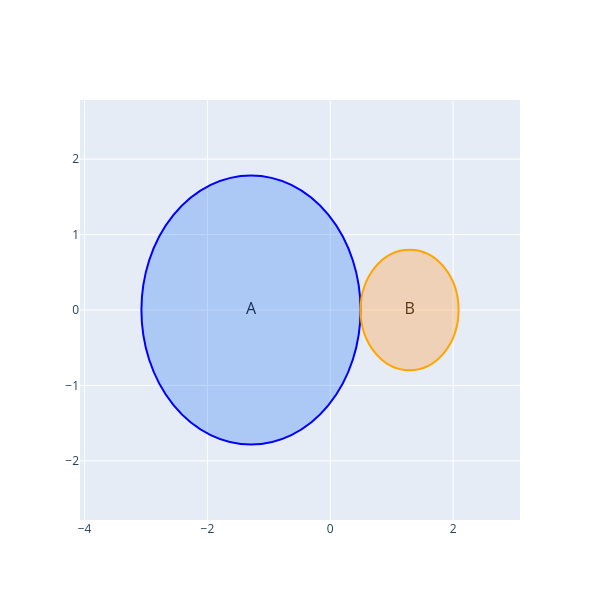

Notebook cell for this chart:
### Code cell
import plotly.graph_objects as go

# Define the parameters for the Venn diagram
R, r, d = find_2venn_distance(10, 2, 0)

# Define the centers of the circles
A = (-d/2.0, 0.0)
B = (d/2.0, 0.0)

# Create the figure
fig = go.Figure()

# Add the first circle
fig.add_shape(
    type="circle",
    xref="x",
    yref="y",
    x0=A[0] - R,
    y0=A[1] - R,
    x1=A[0] + R,
    y1=A[1] + R,
    line_color="blue",
    fillcolor="rgba(66,135,245,0.35)",
)

# Add the second circle
fig.add_shape(
    type="circle",
    xref="x",
    yref="y",
    x0=B[0] - r,
    y0=B[1] - r,
    x1=B[0] + r,
    y1=B[1] + r,
    line_color="orange",
    fillcolor="rgba(255,159,64,0.35)",
)

# Add labels for the circles
fig.add_trace(go.Scatter(
    x=[A[0], B[0]],
    y=[A[1], B[1]],
    text=["A", "B"],
    mode="text",
    textfont=dict(size=16, color="black")
))

# Set the layout
fig.update_layout(
    width=600,
    height=600,
    xaxis=dict(
        range=[min(A[0] - R, B[0] - r) - 1, max(A[0] + R, B[0] + r) + 1],
        zeroline=False
    ),
    yaxis=dict(
        range=[-max(R, r) - 1, max(R, r) + 1],
        zeroline=False
    ),
    showlegend=False
)

# Show the figure
fig.show()

### Figure 1 — Plotly figure (JSON) as saved in the notebook; plotly's stock layout.template omitted (floating-point values rounded to 4 significant figures)
{"data": [{"mode": "text", "text": ["A", "B"], "textfont": {"color": "black", "size": 16}, "type": "scatter", "x": [-1.291, 1.291], "y": [0, 0]}], "layout": {"height": 600, "shapes": [{"fillcolor": "rgba(66,135,245,0.35)", "line": {"color": "blue"}, "type": "circle", "x0": -3.075, "x1": 0.4931, "xref": "x", "y0": -1.784, "y1": 1.784, "yref": "y"}, {"fillcolor": "rgba(255,159,64,0.35)", "line": {"color": "orange"}, "type": "circle", "x0": 0.4931, "x1": 2.089, "xref": "x", "y0": -0.7979, "y1": 0.7979, "yref": "y"}], "showlegend": false, "width": 600, "xaxis": {"range": [-4.075, 3.089], "zeroline": false}, "yaxis": {"range": [-2.784, 2.784], "zeroline": false}}}
